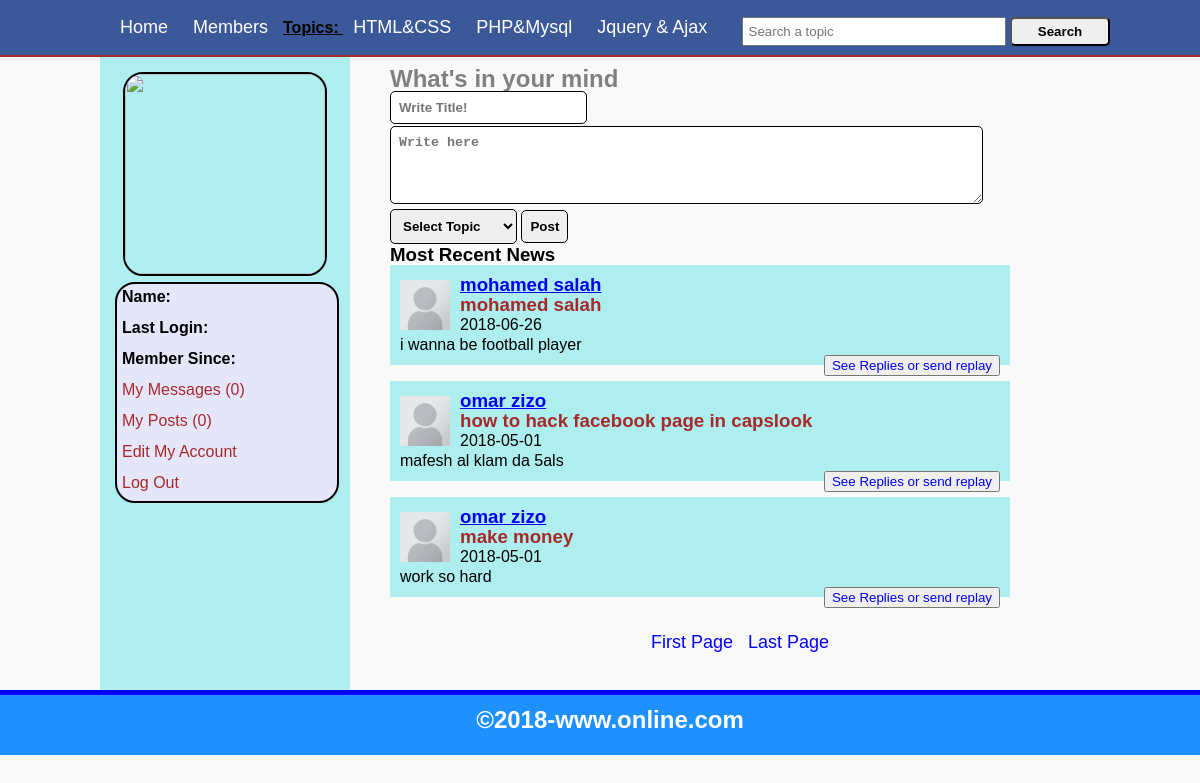
Page /Home.php on the committed database.
### tables this page shows
CREATE TABLE `topics` (
  `topic_id` int(11) NOT NULL,
  `topic_title` text NOT NULL
);

CREATE TABLE `posts` (
  `post_id` int(11) NOT NULL,
  `user_id` int(11) NOT NULL,
  `topic_id` int(11) NOT NULL,
  `post_title` text NOT NULL,
  `post_content` text NOT NULL,
  `post_date` date NOT NULL
);

CREATE TABLE `users` (
  `user_id` int(11) NOT NULL,
  `user_name` varchar(100) NOT NULL,
  `user_password` varchar(100) NOT NULL,
  `user_email` varchar(100) NOT NULL,
  `user_gender` varchar(100) NOT NULL,
  `user_bitrhday` text NOT NULL,
  `user_image` text NOT NULL,
  `register_date` date NOT NULL,
  `last_login` date NOT NULL,
  `status` text NOT NULL,
  `posts` text NOT NULL
);

### functions/functions.php (the view, shortened to what this page needs)
<?php
$con = mysqli_connect("localhost","root","","social_network") or die("Connecction Failed!");
function get_posts()
{
	global $con;
	$per_page = 5;
	if(isset($_GET['page']))
	{
		$page = $_GET['page'];
	}else
	{
		$page = 1;
	}
	$start_from = ($page-1) * $per_page;
	$get_posts = "SELECT * FROM posts ORDER BY 1 DESC LIMIT $start_from , $per_page";
	$run_posts = mysqli_query($con,$get_posts);
	while($row_posts = mysqli_fetch_array($run_posts))
	{
		$post_id = $row_posts['post_id'];
		$user_id = $row_posts['user_id'];
		$post_title = $row_posts['post_title'];
		$post_content = $row_posts['post_content'];
		$post_date = $row_posts['post_date'];
		$user = "SELECT * FROM users WHERE user_id='$user_id' AND posts='YES'";
		$run_user = mysqli_query($con,$user);
		$row_user = mysqli_fetch_array($run_user);
		$user_name = $row_user['user_name'];
		$user_image = $row_user['user_image'];
		echo "<div id='posts'>
		<p> <img src = 'user/user_images/$user_image' width='50px' height='50px'> </p>
		<h3> <a href='user_profile.php?u_id=$user_id'> $user_name </a> </h3>
		<h3> $post_title </h3>
		<p> $post_date </p>
		<p> $post_content </p>
		<a href = 'single.php?post_id=$post_id' style = 'text-decoration:none;'> <button> See Replies or send replay </buuton> </a>
		</div> <br>
		";
	}
	include("functions/pagination.php");
}
?>

### Home.php (shortened to what this page needs)
<?php
include("functions/functions.php");
?>
<!DOCTYPE html>
<html>
<head>
	<link rel="stylesheet" href="style/Home_style.css" media="all"/>
</head>
<body>
	<div class="container">
		<div id="head_wrap">
			<div id="header">
				<ul id="menu">
					<li><a href="Home.php">Home </a> </li>
					<li><a href="members.php">Members </a> </li>
					<strong> Topics: </strong>
					<?php
					$get_topics = "SELECT * FROM topics";
					$run_topics = mysqli_query($con,$get_topics);
					while($row = mysqli_fetch_array($run_topics))
					{
						$topic_id = $row['topic_id'];
						$topic_title = $row['topic_title'];
						echo "<li> <a href='topics.php?topic=$topic_id'> $topic_title </a> </li> ";
					}
					?>
				</ul>
				<form method="get" action="result.php" id="form1">
					<input type="text" name="user_query" placeholder="Search a topic">
					<input type="submit" name="search" value="Search">
				</form>
			</div>
		</div>
		<div class="content">
			<div id="user_timeline">
				<div id="user_details">
				<?php
					$user = $_SESSION['user_email'];
					$get_user = "SELECT * FROM users WHERE user_email = '$user'";
					$run_user = mysqli_query($con,$get_user);
					$row = mysqli_fetch_array($run_user);
					$user_id = $row['user_id'];
					$user_name = $row['user_name'];
					$user_image = $row['user_image'];
					$register_date = $row['register_date'];
					$last_login = $row['last_login'];
					$user_posts = "SELECT * FROM posts WHERE user_id='$user_id' ";
					$run_posts = mysqli_query($con,$user_posts);
					$posts = mysqli_num_rows($run_posts);
					$sel_msg = " SELECT * FROM messages WHERE receiver='$user_id' AND status='unread' ORDER BY 1 DESC ";
					$run_msg = mysqli_query($con,$sel_msg);
					$count_msg = mysqli_num_rows($run_msg);
					echo "
						<center> <img src='user/user_images/$user_image' width='200px' height='200px'/> </center>
						<div id='user_mention'>
						<p> <strong> Name: </strong> $user_name </p>
						<p> <strong> Last Login: </strong> $last_login </p>
						<p> <strong> Member Since: </strong> $register_date </p>
						<p> <a href='my_messages.php?inbox&u_id=$user_id'> My Messages ($count_msg) </a> </p>
						<p> <a href='my_posts.php?u_id=$user_id'> My Posts ($posts) </a> </p>
						<p> <a href='edit_profile.php?u_id=$user_id'> Edit My Account </a> </p>
						<p> <a href='logout.php'> Log Out </a> </p>
						</div>
					";
				?>
				</div>
			</div>
			<div id="content_timeline">
				<form action="Home.php?id=<?php echo $user_id ; ?>" method="post" id="f">
					<h2> What's in your mind </h2>
					<input type="text" name="title" placeholder="Write Title!"> <br>
					<textarea cols="70" rows="4" name="content" placeholder="Write here"></textarea><br>
					<select name="topic">
						<option> Select Topic </option>
					</select>
					<input type="submit" name="post" value="Post">
				</form>
				<h3> Most Recent News </h3>
				<?php get_posts(); ?>
			</div>
		</div>
	    <div id="footer">
	    	<h2>&copy;2018-www.online.com</h2>
	    </div>
</body>
</html>

### style/Home_style.css (style rules this page uses)
html, body, div, span, applet, object, iframe, h1, h2, h3, h4, h5, h6, p, blockquote, pre, a, abbr, acronym, address, big, cite, code, del, dfn, em, img, ins, kbd, q, s, samp, small, strike, strong, sub, sup, tt, var, b, u, i, center, dl, dt, dd, ol, ul, li, fieldset, form, label, legend, table, caption, tbody, tfoot, thead, tr, th, td, article, aside, canvas, details, embed, figure, figcaption, footer, header, hgroup, menu, nav, output, ruby, section, summary, time, mark, audio, video { margin: 0; padding: 0; border: 0; }
body { margin: 0; padding: 0; font-family: sans-serif; line-height: 1; background-color: #f9f9f9; }
.container { margin: 0 auto; padding: 0; background-color: #E6E6FA; }
#head_wrap { width: 100%; height: 35px; margin: 0 auto; border-bottom: 2px solid brown; padding: 10px; background-color: #3b5998; }
#header { margin: 0 auto; width: 1000px; height: 35px; }
#menu { line-height: 35px; padding: 0; margin: 0; float: left; }
#menu li { display: inline; list-style: none; }
#menu a { margin: 5px; padding: 5px; text-decoration: none; color: white; font-size: 18px; }
#header strong { text-decoration: underline; }
#form1 { float: right; line-height: 35px; padding-top: 3px; }
#form1 input[type="text"] { width: 250px; padding: 5px; }
#form1 input[type="submit"] { width: 100px; border-radius: 5px; padding: 5px; font-weight: bold; }
.container .content { width: 1000px; margin: 0 auto; }
#user_timeline { background: #AFEEEE; width: 250px; float: left; height: 633px; }
#user_details { padding: 10px; margin: 5px; }
#user_details img { border: 2px solid black; border-radius: 20px; }
#user_details p { margin-bottom: 5px; padding: 5px; }
#user_details a { color: brown; text-decoration: none; }
#user_mention { border-radius: 20px; background-color: #E6E6FA; border: 2px solid black; width: 220px; margin: 5px auto; }
#content_timeline { float: right; width: 700px; padding: 10px }
#f input { padding: 8px; border: 1px solid black; border-radius: 5px; font-weight: bolder; margin-bottom: 2px; }
#f textarea { padding: 8px; border: 1px solid black; border-radius: 5px; font-weight: bolder; margin-bottom: 2px; }
#f select { padding: 8px; border: 1px solid black; border-radius: 5px; font-weight: bolder; margin-bottom: 2px; }
#f h2 { color: gray; font-family: }
#footer { width: 100%; height: 40px; padding: 10px; background-color: #1E90FF; border-top: 5px solid blue; clear: both; }
#footer h2 { text-align: center; padding-top: 3px; color: white; }
#posts button { float: right; }
#posts { width: 600px; background-color: #AFEEEE; padding: 10px; line-height: 20px; }
#posts img { float: left; padding: 5px 10px 0 0; }
#posts h3 { color: brown; }

### rows in the picture
topics: topic_title "HTML&CSS"
topics: topic_title "PHP&Mysql"
topics: topic_title "Jquery & Ajax"
posts: user.user_image (placeholder picture), user.user_name "mohamed salah", post_title "mohamed salah", post_date "2018-06-26", post_content "i wanna be football player"
posts: user.user_image (placeholder picture), user.user_name "omar zizo", post_title "how to hack facebook page in capslook", post_date "2018-05-01", post_content "mafesh al klam da 5als"
posts: user.user_image (placeholder picture), user.user_name "omar zizo", post_title "make money", post_date "2018-05-01", post_content "work so hard"

### other values in the picture
$count_msg "0"
$posts "0"
